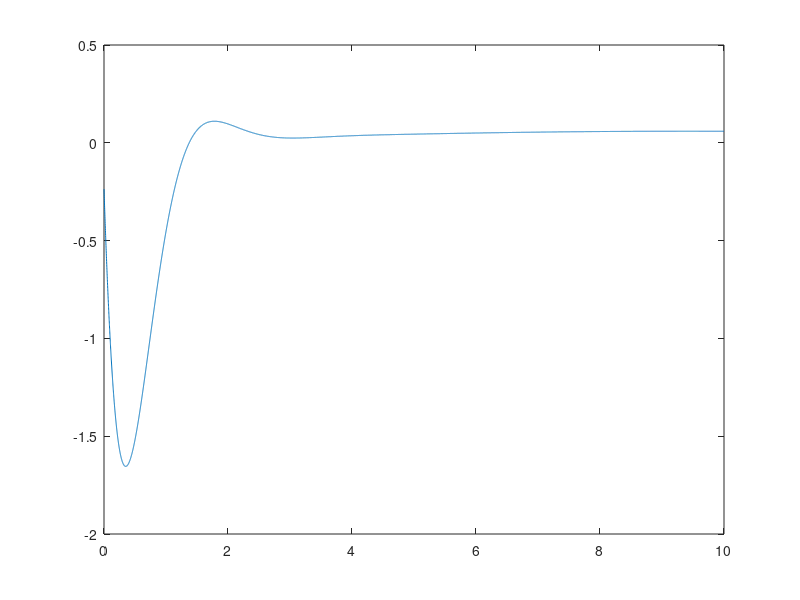

Recreate this plot in MATLAB.
% Citation 550 - Linear simulation

% xcg = 0.25*c

% Stationary flight condition

hp0    = 5030*0.3048;      	  % pressure altitude in the stationary flight condition [m]
V0     = 77;            % true airspeed in the stationary flight condition [m/sec]
alpha0 = 1.6;       	      % angle of attack in the stationary flight condition [rad]
th0    = 0;        % pitch angle in the stationary flight condition [rad]

% Aircraft mass
%m      = 6720 ;         	  % mass [kg] Nuestro
m      = 4157 ;         	  % mass [kg] Reference


% aerodynamic properties
e      = 0.8;            % Oswald factor [ ]
CD0    = 0.04;            % Zero lift drag coefficient [ ]
CLa    = 5.084;            % Slope of CL-alpha curve [ ]

% Longitudinal stability
Cma    = -0.5626;            % longitudinal stabilty [ ]
Cmde   = -1.1642;            % elevator effectiveness [ ]

% Aircraft geometry

S      = 30.00;	          % wing area [m^2]
Sh     = 0.2*S;           % stabiliser area [m^2]
Sh_S   = Sh/S;	          % [ ]
lh     = 0.71*5.968;      % tail length [m]
c      = 2.0569;	  % mean aerodynamic cord [m]
lh_c   = lh/c;	          % [ ]
b      = 15.911;	  % wing span [m]
bh     = 5.791;	          % stabilser span [m]
A      = b^2/S;           % wing aspect ratio [ ]
Ah     = bh^2/Sh;         % stabilser aspect ratio [ ]
Vh_V   = 1;		  % [ ]
ih     = -2*pi/180;       % stabiliser angle of incidence [rad]

% Constant values concerning atmosphere and gravity

rho0   = 1.2250;          % air density at sea level [kg/m^3] 
lambda = -0.0065;         % temperature gradient in ISA [K/m]
Temp0  = 288.15;          % temperature at sea level in ISA [K]
R      = 287.05;          % specific gas constant [m^2/sec^2K]
g      = 9.81;            % [m/sec^2] (gravity constant)

%rho    = rho0*((1+(lambda*hp0/Temp0)))^(-((g/(lambda*R))+1));   % [kg/m^3]  (air density)
rho = rho0
W      = m*g;				                        % [N]       (aircraft weight)

% Constant values concerning aircraft inertia

muc    = m/(rho*S*c);
mub    = m/(rho*S*b);
KX2    = 0.019;
KZ2    = 0.042;
KXZ    = 0.002;
KY2    = 1.25*1.114;

% Aerodynamic constants

Cmac   = 0;                     % Moment coefficient about the aerodynamic centre [ ]
CNwa   = CLa;   		        % Wing normal force slope [ ]
CNha   = 2*pi*Ah/(Ah+2);        % Stabiliser normal force slope [ ]
depsda = 4/(A+2);               % Downwash gradient [ ]

% Lift and drag coefficient

CL = 2*W/(rho*V0^2*S);               % Lift coefficient [ ]
CD = CD0 + (CLa*alpha0)^2/(pi*A*e);  % Drag coefficient [ ]

% Stabiblity derivatives

CX0    = W*sin(th0)/(0.5*rho*V0^2*S);
CXu    = -0.02792;
CXa    = -0.47966;
CXadot = +0.08330;
CXq    = -0.28170;
CXde   = -0.03728;

CZ0    = -W*cos(th0)/(0.5*rho*V0^2*S);
CZu    = -0.37616;
CZa    = -5.74340;
CZadot = -0.00350;
CZq    = -5.66290;
CZde   = -0.69612;

Cmu    = +0.06990;
Cmadot = +0.17800;
Cmq    = -8.79415;

CYb    = -0.7500;
CYbdot =  0     ;
CYp    = -0.0304;
CYr    = +0.8495;
CYda   = -0.0400;
CYdr   = +0.2300;

Clb    = -0.10260;
Clp    = -0.71085;
Clr    = +0.23760;
Clda   = -0.23088;
Cldr   = +0.03440;

Cnb    =  +0.1348;
Cnbdot =   0     ;
Cnp    =  -0.0602;
Cnr    =  -0.2061;
Cnda   =  -0.0120;
Cndr   =  -0.0939;


%%% Symmetric

C1 = [-2*muc*c/(V0*V0), 0, 0, 0,;
      0, (CZadot - 2*muc)*c/V0, 0, 0;
      0, 0, -c/V0, 0;
      0, Cmadot*c/V0, 0, -2*muc*KY2*c*c/(V0*V0)];


C2 = [CXu/V0, CXa, CZ0, CXq*c/V0;
      CZu/V0, CZa, -CX0, (CZq + 2*muc)*c/V0;
      0,0,0,c/V0;
      Cmu/V0, Cma, 0, Cmq*c/V0];


C3 = [CXde;
      CZde;
      0;
      Cmde];

A = -inv(C1)*C2;
B = -inv(C1)*C3;

%%% Unsymmetric

% C1 = [(CYbdot - 2*mub)*b/V0,0,0,0;
%       0,-b/(2*V0),0,0;
%       0,0,-2*mub*KX2*b*b/(V0*V0),2*mub*KXZ*b*b/(V0*V0);
%       Cnbdot*b/V0,0,2*mub*KXZ*b*b/(V0*V0),-2*mub*KZ2*b*b/(V0*V0)];
%   
%   
% C2 = [CYb, CL, CYp*b/(2*V0), (CYr - 4*mub)*b/(2*V0);
%       0, 0, b/(2*V0), 0;
%       Clb, 0, Clp*b/(2*V0), Clr*b/(2*V0);
%       Cnb, 0, Cnp*b/(2*V0), Cnr*b/(2*V0)];
%   
%   
% C3 = [CYda, CYdr;
%        0,0;
%        Clda, Cldr;
%        Cnda, Cndr];
%    
% A = -inv(C1)*C2;
% B = -inv(C1)*C3;

C = [1,0,0,0;
     0,1,0,0;
     0,0,1,0;
     0,0,0,1];
D = 0;

t = 0:0.001:10;
sys = ss(A,B,C,D);
y = impulse(sys,t);
plot(t,y(:,2))

